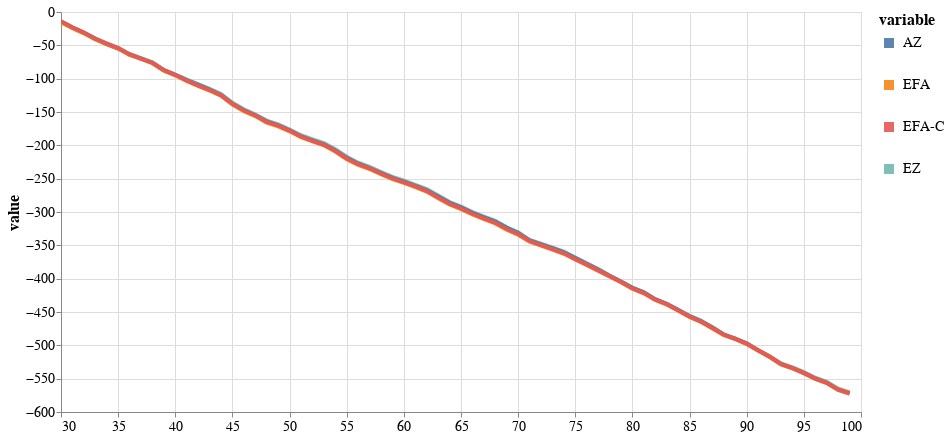

The notebook cell this image was saved under:
### Code cell
model_evidence = get_model_evidence('log/ez_data/20210726_211108_ez/')
bf = pd.DataFrame(model_evidence, columns=['EZ'])
bf['idx'] = np.arange(bf.shape[0])+30
bf['AZ'] = get_model_evidence('log/ez_data/20210726_211815_az/')
bf['EFA'] = get_model_evidence('log/ez_data/20210726_212141_efa/')
bf['EFA-C'] = get_model_evidence('log/ez_data/20210726_212707_efa_c/')
plot_bf(bf, 800, 400)

### Figure 1 — Vega-Lite specification as saved in the notebook (floating-point values rounded to 4 significant figures; data arrays with more than 128 entries replaced by an {"elided": "..."} marker saying what was removed)
{"config": {"view": {"continuousWidth": 400, "continuousHeight": 300}, "axis": {"labelFontSize": 14, "titleFontSize": 16}, "legend": {"labelFontSize": 14, "symbolStrokeWidth": 10, "titleFontSize": 16}}, "data": {"name": "data-764ed50c969402e02e9eafe2c765aab7"}, "mark": {"type": "line", "opacity": 0.9, "strokeWidth": 4}, "encoding": {"color": {"type": "nominal", "field": "variable"}, "x": {"type": "quantitative", "field": "idx", "title": null}, "y": {"type": "quantitative", "field": "value"}}, "height": 400, "selection": {"selector007": {"type": "interval", "bind": "scales", "encodings": ["x", "y"]}}, "width": 800, "$schema": "https://vega.github.io/schema/vega-lite/v4.8.1.json", "datasets": {"data-764ed50c969402e02e9eafe2c765aab7": {"elided": "280 records"}}}
